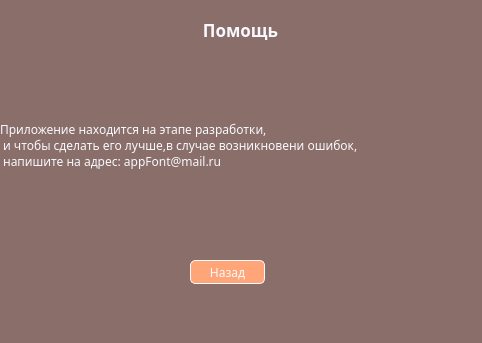
<?xml version="1.0" encoding="UTF-8"?>
<ui version="4.0">
 <class>MainWindow</class>
 <widget class="QMainWindow" name="MainWindow">
  <property name="geometry">
   <rect>
    <x>0</x>
    <y>0</y>
    <width>482</width>
    <height>343</height>
   </rect>
  </property>
  <property name="windowTitle">
   <string>MainWindow</string>
  </property>
  <property name="styleSheet">
   <string notr="true">background-color: #896e69;color:#f9f9ff;</string>
  </property>
  <widget class="QWidget" name="centralwidget">
   <property name="font">
    <font>
     <family>Segoe Print</family>
    </font>
   </property>
   <widget class="QLabel" name="label">
    <property name="geometry">
     <rect>
      <x>0</x>
      <y>20</y>
      <width>481</width>
      <height>20</height>
     </rect>
    </property>
    <property name="font">
     <font>
      <family>Segoe Print</family>
      <pointsize>13</pointsize>
      <weight>75</weight>
      <bold>true</bold>
     </font>
    </property>
    <property name="text">
     <string>Помощь</string>
    </property>
    <property name="alignment">
     <set>Qt::AlignCenter</set>
    </property>
   </widget>
   <widget class="QLabel" name="label_2">
    <property name="geometry">
     <rect>
      <x>0</x>
      <y>40</y>
      <width>461</width>
      <height>211</height>
     </rect>
    </property>
    <property name="font">
     <font>
      <family>Segoe Print</family>
     </font>
    </property>
    <property name="text">
     <string>Приложение находится на этапе разработки,
 и чтобы сделать его лучше,в случае возникновени ошибок,
 напишите на адрес: appFont@mail.ru</string>
    </property>
   </widget>
   <widget class="QPushButton" name="pushButton">
    <property name="geometry">
     <rect>
      <x>190</x>
      <y>260</y>
      <width>75</width>
      <height>24</height>
     </rect>
    </property>
    <property name="font">
     <font>
      <family>Segoe Print</family>
     </font>
    </property>
    <property name="styleSheet">
     <string notr="true">background-color:#ffa577;color: #f9f9ff; border-color: #f9f9ff;border-width: 1px;border-style: solid;border-radius:5px;</string>
    </property>
    <property name="text">
     <string>Назад</string>
    </property>
   </widget>
  </widget>
  <widget class="QMenuBar" name="menubar">
   <property name="geometry">
    <rect>
     <x>0</x>
     <y>0</y>
     <width>482</width>
     <height>21</height>
    </rect>
   </property>
  </widget>
  <widget class="QStatusBar" name="statusbar"/>
 </widget>
 <resources/>
 <connections/>
</ui>
